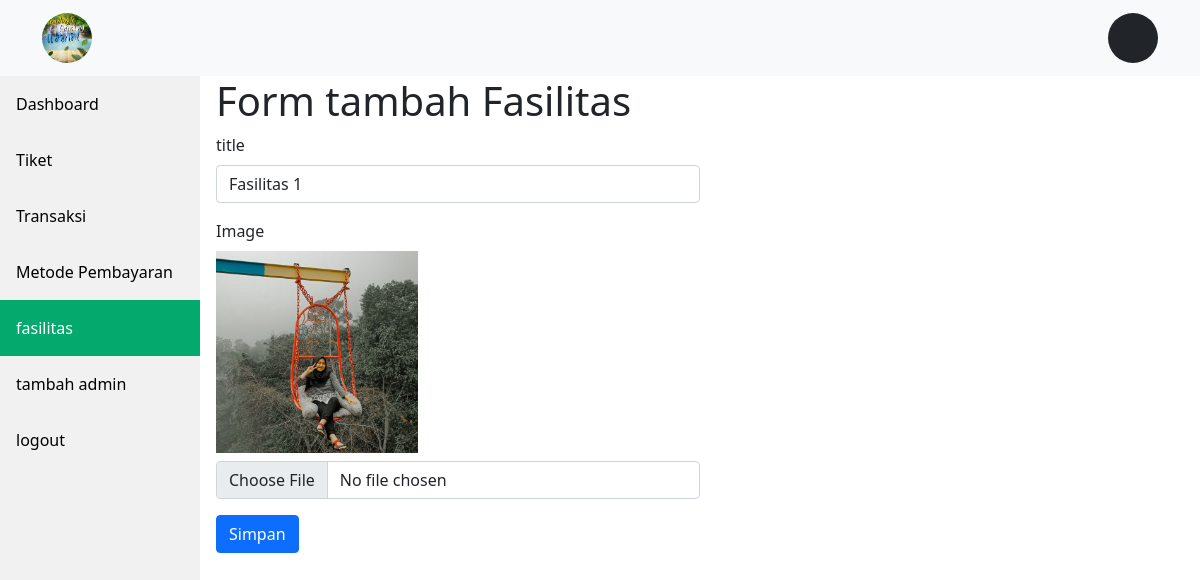
The page /fasilitas/update/6 on the database its author committed.
### tables this page shows
CREATE TABLE `fasilitas` (
  `fasilitas_id` int(11) NOT NULL,
  `image` varchar(128) NOT NULL,
  `title` varchar(128) NOT NULL
);

### application/controllers/Fasilitas.php (called while the page is built, shortened)
<?php
class Fasilitas extends CI_Controller
{
    public function __construct()
    {
        $this->load->model('Fasilitas_model', 'fasilitas');
    }
    public function update($fasilitasId)
    {
        if ($fasilitasId) {
            $this->form_validation->set_rules('title', 'Title', 'trim|required');
            if ($this->form_validation->run() == FALSE) {
                $data['fasility'] = $this->fasilitas->read_by_id($fasilitasId);
                $this->load->view('layouts/head', $data);
                $this->load->view('admin/fasilitas/update');
                $this->load->view('layouts/footer');
            }
        } else {
            redirect('fasilitas');
        }
    }
}

### index.php (called while the page is built, shortened)
<?php
require_once BASEPATH.'core/CodeIgniter.php';

### application/models/Fasilitas_model.php (called while the page is built, shortened)
<?php
class Fasilitas_model extends CI_Model
{
    public function read_by_id($fasilitasId)
    {
        return $this->db->get_where('fasilitas', ['fasilitas_id' => $fasilitasId])->row();
    }
}

### application/views/admin/fasilitas/update.php (the view, shortened to what this page needs)
<div class="content">
    <h1>Form tambah Fasilitas</h1>
    <div class="col-lg-6">
        <form action="<?= current_url() ?>" method="POST" enctype="multipart/form-data">
            <div class="mb-3">
                <label for="" class="form-label">title</label>
                <input type=" text" class="form-control" name="title" required value="<?= $fasility->title; ?>">
            </div>
            <div class="mb-3">
                <label for="" class="form-label">Image</label>
                <img src="<?= base_url('assets/img/fasilitas/' . $fasility->image); ?>" class="logo-preview img-fluid mb-2 col-sm-5 d-block">
                <input type="file" class="form-control" name="image" id="image" onchange="previewLogo()">
            </div>
            <button type="submit" class="btn btn-primary">Simpan</button>
        </form>
    </div>
</div>

### application/views/layouts/sidebar.php (style rules this page uses)
div.content { margin-left: 200px; padding: 1px 16px; height: 1000px; }

### rows shown on the page
fasilitas: title "Fasilitas 1", image (picture)
